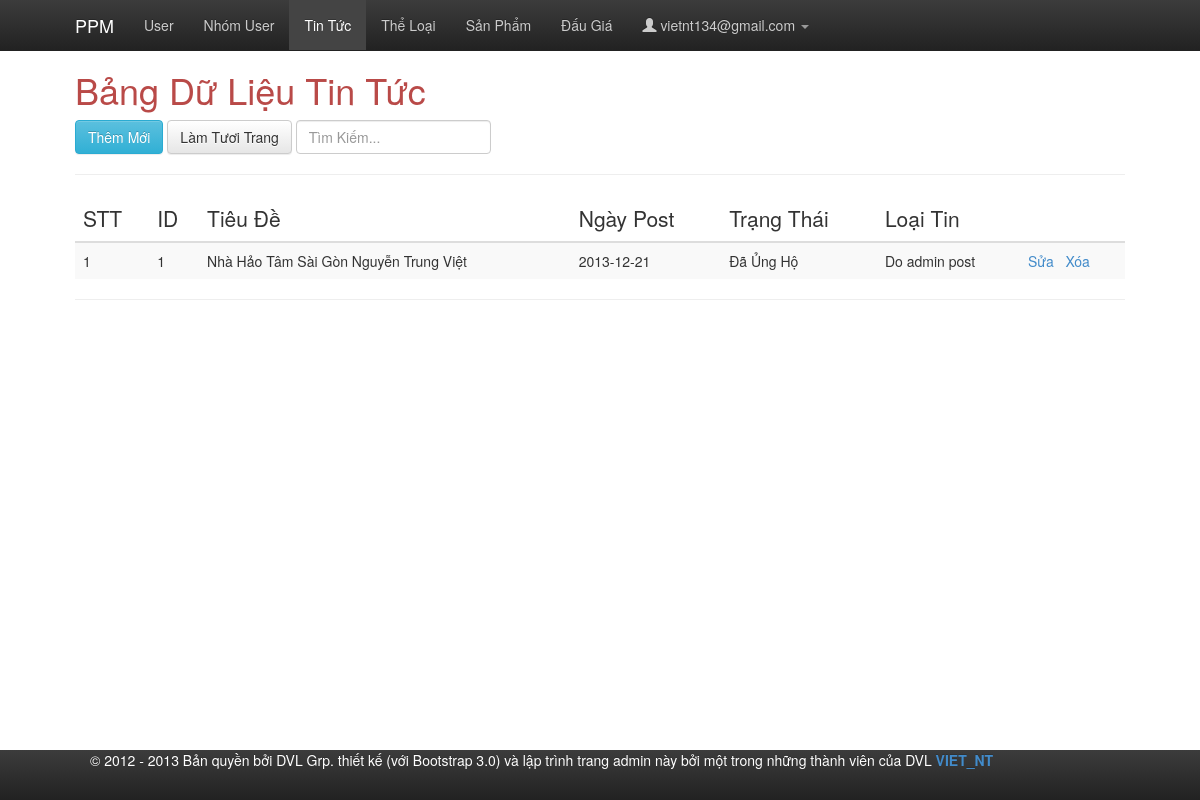
Page /admin/index-admin.php?changePage=3 (signed in) on the earlier database version.
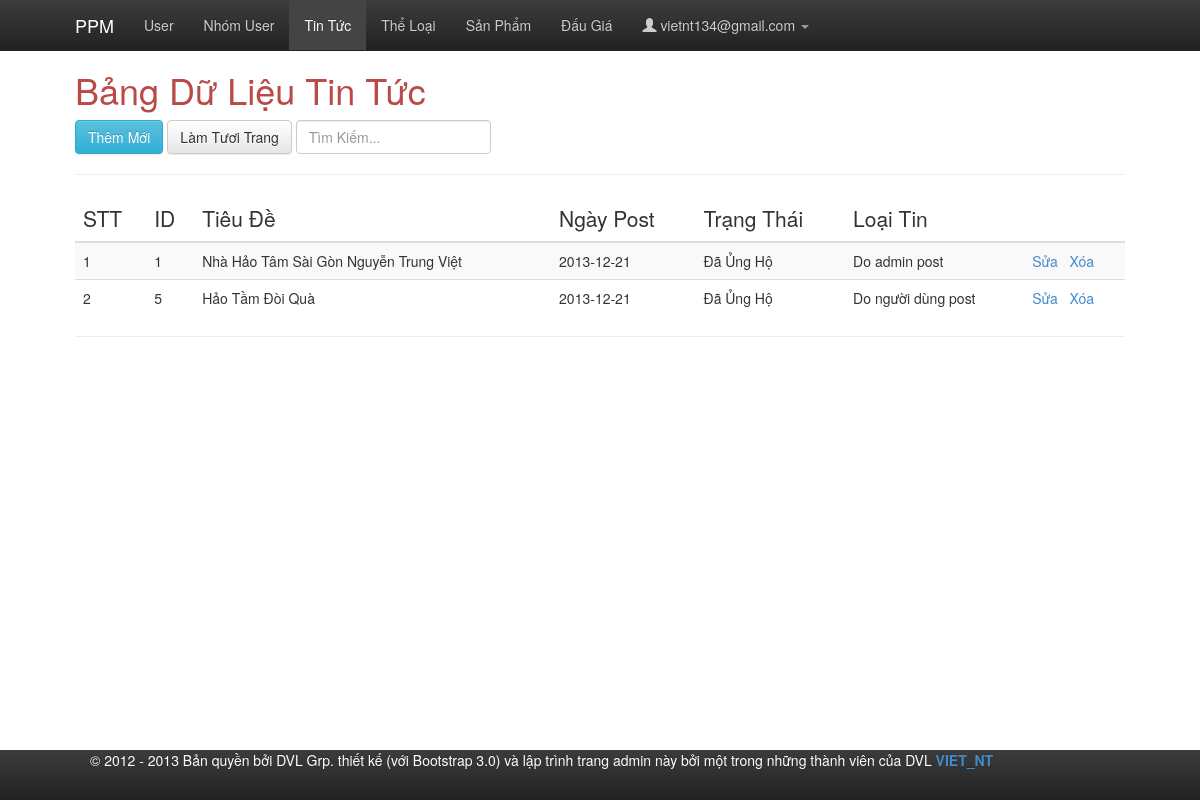
Same page on the later database version.
### tables this page shows
CREATE TABLE IF NOT EXISTS `tintuc` (
  `tintuc_id` int(11) NOT NULL AUTO_INCREMENT,
  `tintuc_title` varchar(50) NOT NULL,
  `user_id` int(11) NOT NULL,
  `tintuc_content` text,
  `tintuc_postdate` date DEFAULT NULL,
  `tintuc_keyword` varchar(50) NOT NULL,
  `tintuc_status` varchar(50) NOT NULL,
  `tintuc_cataloge_id` int(11) NOT NULL,
  PRIMARY KEY (`tintuc_id`),
  KEY `tintuc_cataloge_id` (`tintuc_cataloge_id`),
  KEY `user_id` (`user_id`)
);

CREATE TABLE IF NOT EXISTS `tintuc_cataloge` (
  `tintuc_cataloge_id` int(11) NOT NULL AUTO_INCREMENT,
  `tintuc_cataloge_name` varchar(50) NOT NULL,
  PRIMARY KEY (`tintuc_cataloge_id`),
  UNIQUE KEY `tintuc_cataloge_name_UNIQUE` (`tintuc_cataloge_name`)
);

### admin/include/tintucForm.php (the view, shortened to what this page needs)
<?php
$query = "SELECT * FROM `tintuc`,tintuc_cataloge WHERE tintuc.`tintuc_cataloge_id` = tintuc_cataloge.`tintuc_cataloge_id` order by tintuc_id asc";
$result = mysql_query($query);
?>
<h1 class="text-danger">Bảng Dữ Liệu Tin Tức</h1>
<div class="btn-group">
	<a href="index-admin.php?changePage=7" class="btn btn-info">Thêm Mới</a>
</div>
<div class="btn-group">
	<a href="index-admin.php?changePage=3" class="btn btn-default">Làm Tươi Trang</a>
</div>
<div class="btn-group">
	<input placeholder="Tìm Kiếm..." type="search" name="search" class="form-control" value="" id="id_search" />
</div>
<hr id="Eight" />
<div id="tableEight" class="table-responsive">
	<table class="table table-striped table-hover">
		<thead>
			<tr>
				<th class="lead">STT</th>
				<th class="lead">ID</th>
				<th class="lead">Tiêu Đề</th>
				<th class="lead">Ngày Post</th>
				<th class="lead">Trạng Thái</th>
				<th class="lead">Loại Tin</th>
				<th>&nbsp;</th>
			</tr>
		</thead>
		<tbody>
			<?php
			$i = 1;
			if($result){
			while ($row = mysql_fetch_array($result)) {
			?>
			<tr>
				<td><?php echo($i++); ?></td>
				<td><?php echo($row['0'])?></td>
				<td><?php echo($row['1']); ?></td>
				<td><?php echo($row['4']); ?></td>
				<td><?php echo($row['6']); ?></td>
				<td><?php echo($row['9']); ?></td>
				<td>
					<a href="addEditDelete/editOneUser.php?tintucID=<?php echo($row['0']); ?>">Sửa</a>
					<a href="addEditDelete/deleteOneTinTuc.php?tintucID=<?php echo($row['0']); ?>&tintucTitle=<?php echo($row['1']); ?>">Xóa</a>
				</td>
			</tr>
			<?php
			}
			}
			?>
		</tbody>
	</table>
</div>
<hr />

### admin/index-admin.php (shortened to what this page needs)
<!DOCTYPE html>
<html lang="en">
	<head>
		<link href="css/bootstrapv3.css" type="text/css" rel="stylesheet" media="print,screen" />
		<link href="css/bootstrap-glyphicons.css" type="text/css" rel="stylesheet" media="print,screen" />
		<link href="css/jquery.dataTables.css" type="text/css" rel="stylesheet" media="print,screen" />
		<link href="css/jquery.qtip.css" type="text/css" rel="stylesheet" media="print,screen" />
		<link href="css/header.css" type="text/css" rel="stylesheet" media="print,screen" />
		<link href="css/body.css" type="text/css" rel="stylesheet" media="print,screen" />
		<link href="css/footer.css" type="text/css" rel="stylesheet" media="print,screen" />
		<link href="css/style.css" type="text/css" rel="stylesheet" media="print,screen" />
		<link href="css/bootstrap-theme.css" type="text/css" rel="stylesheet" />
		<link href="css/docs.css" type="text/css" rel="stylesheet" />
		<link rel="stylesheet" href="js/wysibb/theme/default/wbbtheme.css" />
	</head>
	<body>
		<header class="navbar navbar-inverse navbar-fixed-top bs-docs-nav">
			<div class="container">
				<div class="navbar-header">
					<a class="nav navbar-brand" href="index-admin.php">PPM</a>
				</div>
				<?php
				function echoActiveClassIfRequestMatches($requestUri) {
					$current_file_name = basename($_SERVER['REQUEST_URI']);
					if ($current_file_name == $requestUri)
						echo 'class="active"';
				}
				?>
				<nav class="collapse navbar-collapse bs-navbar-collapse" style="color: white;">
					<ul class="nav navbar-nav" id="myTab">
						<li <?php echoActiveClassIfRequestMatches("index-admin.php?changePage=1") ?>>
							<a  href="index-admin.php?changePage=1">User</a>
						</li>
						<li <?php echoActiveClassIfRequestMatches("index-admin.php?changePage=2") ?>>
							<a href="index-admin.php?changePage=2">Nhóm User</a>
						</li>
						<li <?php echoActiveClassIfRequestMatches("index-admin.php?changePage=3") ?>>
							<a href="index-admin.php?changePage=3">Tin Tức</a>
						</li>
						<li <?php echoActiveClassIfRequestMatches("index-admin.php?changePage=4") ?>>
							<a href="index-admin.php?changePage=4">Thể Loại</a>
						</li>
						<li <?php echoActiveClassIfRequestMatches("index-admin.php?changePage=8") ?>>
							<a href="index-admin.php?changePage=8">Sản Phẩm</a>
						</li>
						<li <?php echoActiveClassIfRequestMatches("index-admin.php?changePage=9") ?>>
							<a href="index-admin.php?changePage=9">Đấu Giá</a>
						</li>
						<li class="dropdown">
							<a href="#" data-toggle="dropdown"> <span class="glyphicon glyphicon-user"></span> <?php
							echo($_SESSION["adminLog"]);
							?> <span class="caret"></span> </a>
						</li>
					</ul>
				</nav>
			</div>
		</header>
		<div class="container bs-docs-container">
			<div class="row">
				<div class="col-md-12">
					<?php
					if(isset($_GET['changePage']))
					{
					if($_GET['changePage']=='1')
					{
					require 'include/userForm.php';
					}
					else if($_GET['changePage']=='2')
					{
					require 'include/userLevelForm.php';
					}
					else if($_GET['changePage']=='3')
					{
					require 'include/tintucForm.php';
					}
					}
					else {
					?>
					<h1 class="text-center text-info">Chào Mừng Đến Với Trang Quản Trị</h1>
					<?php
					}
					?>
				</div>
			</div>
		</div>
		<footer class="navbar navbar-inverse navbar-fixed-bottom bs-docs-nav">
			<div class="container">
				<p class="collapse navbar-collapse bs-navbar-collapse" style="color: white;">
					&copy; 2012 - <?php echo date('Y');
					?>
					Bản quyền bởi DVL Grp. thiết kế (với Bootstrap 3.0) và lập trình trang admin này bởi một trong những thành viên của DVL <strong><a href="#">VIET_NT</a></strong>
				</p>
			</div>
		</footer>
	</body>
</html>

### admin/css/style.css (style rules this page uses)
.container { max-width: 1080px; }

### admin/css/docs.css (style rules this page uses)
body { position: relative; padding-top: 50px; }
.bs-docs-nav { text-shadow: 0 -1px 0 rgba(0,0,0,.15); background-color: #222222; border-color: #222222; box-shadow: 0 1px 0 rgba(255,255,255,.1); }
.bs-docs-nav .navbar-collapse { border-color: #222222; }
.bs-docs-nav .navbar-brand { color: #fff; }
.bs-docs-nav .navbar-nav > li > a { color: #CCCCCC; }
.bs-docs-nav .navbar-nav > .active > a, .bs-docs-nav .navbar-nav > .active > a:hover { color: #fff; background-color: #444444; }

### admin/js/wysibb/theme/default/wbbtheme.css (style rules this page uses)
html { height:100% !important; }

Differences in the rows shown:
added tintuc: tintuc_id "5", tintuc_title "Hảo Tầm Đòi Quà", tintuc_postdate "2013-12-21", tintuc_status "Đã Ủng Hộ", tintuc_cataloge.tintuc_cataloge_name "Do người dùng post"
